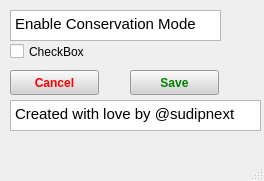
<?xml version="1.0" encoding="UTF-8"?>
<ui version="4.0">
 <class>MainWindow</class>
 <widget class="QMainWindow" name="MainWindow">
  <property name="geometry">
   <rect>
    <x>0</x>
    <y>0</y>
    <width>264</width>
    <height>181</height>
   </rect>
  </property>
  <property name="windowTitle">
   <string>MainWindow</string>
  </property>
  <widget class="QWidget" name="centralwidget">
   <widget class="QCheckBox" name="checkBox">
    <property name="geometry">
     <rect>
      <x>10</x>
      <y>40</y>
      <width>92</width>
      <height>23</height>
     </rect>
    </property>
    <property name="text">
     <string>CheckBox</string>
    </property>
   </widget>
   <widget class="QTextBrowser" name="textBrowser">
    <property name="geometry">
     <rect>
      <x>10</x>
      <y>10</y>
      <width>211</width>
      <height>31</height>
     </rect>
    </property>
    <property name="html">
     <string>&lt;!DOCTYPE HTML PUBLIC &quot;-//W3C//DTD HTML 4.0//EN&quot; &quot;http://www.w3.org/TR/REC-html40/strict.dtd&quot;&gt;
&lt;html&gt;&lt;head&gt;&lt;meta name=&quot;qrichtext&quot; content=&quot;1&quot; /&gt;&lt;style type=&quot;text/css&quot;&gt;
p, li { white-space: pre-wrap; }
&lt;/style&gt;&lt;/head&gt;&lt;body style=&quot; font-family:'Ubuntu'; font-size:11pt; font-weight:400; font-style:normal;&quot;&gt;
&lt;p style=&quot; margin-top:0px; margin-bottom:0px; margin-left:0px; margin-right:0px; -qt-block-indent:0; text-indent:0px;&quot;&gt;Enable Conservation Mode&lt;/p&gt;&lt;/body&gt;&lt;/html&gt;</string>
    </property>
   </widget>
   <widget class="QPushButton" name="saveButton">
    <property name="geometry">
     <rect>
      <x>130</x>
      <y>70</y>
      <width>89</width>
      <height>25</height>
     </rect>
    </property>
    <property name="styleSheet">
     <string notr="true">QPushButton#saveButton {
    color: Green;                 /* Sets the text color to red */
    background-color: lightgray; /* Sets the background color to light gray */
    font-weight: bold;          /* Makes the text bold */
    padding: 5px;               /* Adds 5px of padding around the text */
}</string>
    </property>
    <property name="text">
     <string>Save</string>
    </property>
   </widget>
   <widget class="QPushButton" name="cancelButton">
    <property name="geometry">
     <rect>
      <x>10</x>
      <y>70</y>
      <width>89</width>
      <height>25</height>
     </rect>
    </property>
    <property name="styleSheet">
     <string notr="true">QPushButton#cancelButton {
    color: red;                 /* Sets the text color to red */
    background-color: lightgray; /* Sets the background color to light gray */
    font-weight: bold;          /* Makes the text bold */
    padding: 5px;               /* Adds 5px of padding around the text */
}</string>
    </property>
    <property name="text">
     <string>Cancel</string>
    </property>
    <property name="default">
     <bool>false</bool>
    </property>
   </widget>
   <widget class="QTextBrowser" name="textBrowser_2">
    <property name="geometry">
     <rect>
      <x>10</x>
      <y>100</y>
      <width>251</width>
      <height>31</height>
     </rect>
    </property>
    <property name="html">
     <string>&lt;!DOCTYPE HTML PUBLIC &quot;-//W3C//DTD HTML 4.0//EN&quot; &quot;http://www.w3.org/TR/REC-html40/strict.dtd&quot;&gt;
&lt;html&gt;&lt;head&gt;&lt;meta name=&quot;qrichtext&quot; content=&quot;1&quot; /&gt;&lt;style type=&quot;text/css&quot;&gt;
p, li { white-space: pre-wrap; }
&lt;/style&gt;&lt;/head&gt;&lt;body style=&quot; font-family:'Ubuntu'; font-size:11pt; font-weight:400; font-style:normal;&quot;&gt;
&lt;p style=&quot; margin-top:0px; margin-bottom:0px; margin-left:0px; margin-right:0px; -qt-block-indent:0; text-indent:0px;&quot;&gt;Created with love by @sudipnext&lt;/p&gt;&lt;/body&gt;&lt;/html&gt;</string>
    </property>
   </widget>
  </widget>
  <widget class="QMenuBar" name="menubar">
   <property name="geometry">
    <rect>
     <x>0</x>
     <y>0</y>
     <width>264</width>
     <height>22</height>
    </rect>
   </property>
  </widget>
  <widget class="QStatusBar" name="statusbar"/>
 </widget>
 <resources/>
 <connections/>
</ui>
